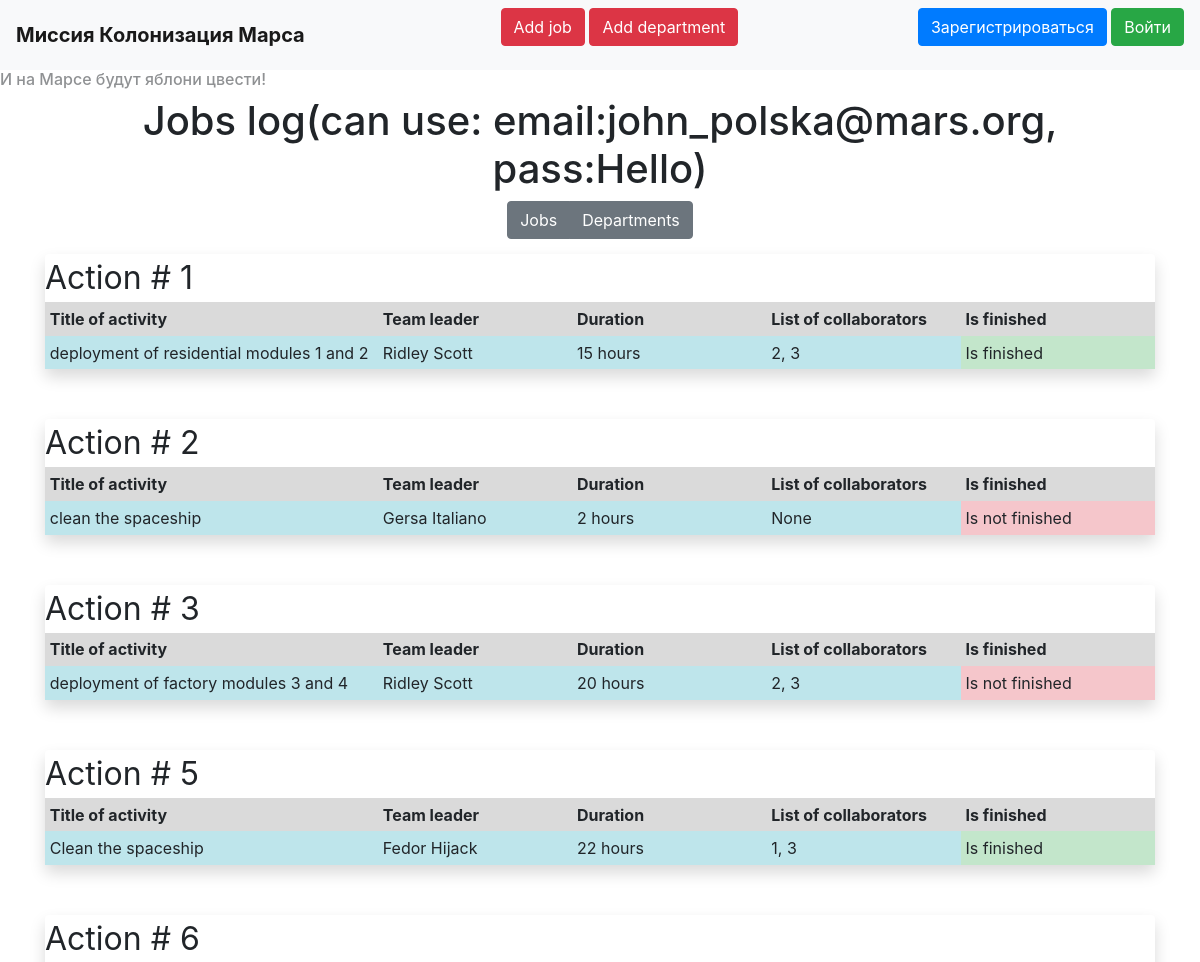
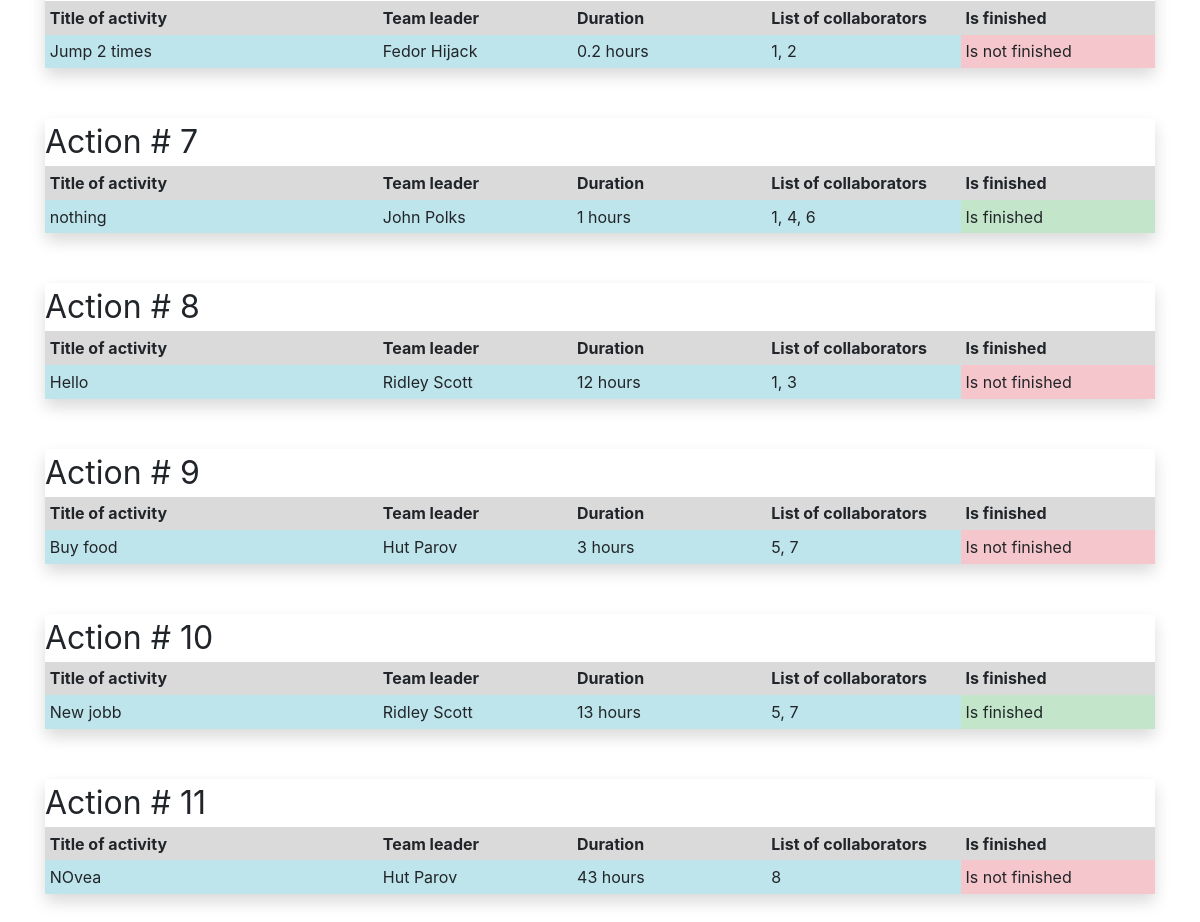
The page /base on the database its author committed (2 pictures, top to bottom).
### __all_models.py (models this page shows, shortened)
class Jobs(SqlAlchemyBase):
    __tablename__ = 'jobs'
    id = sqlalchemy.Column(sqlalchemy.Integer, primary_key=True, autoincrement=True)
    team_leader = sqlalchemy.Column(sqlalchemy.Integer, sqlalchemy.ForeignKey('users.id'))
    job = sqlalchemy.Column(sqlalchemy.String)
    work_size = sqlalchemy.Column(sqlalchemy.Integer)
    collaborators = sqlalchemy.Column(sqlalchemy.String)
    start_date = sqlalchemy.Column(sqlalchemy.DateTime, default=datetime.datetime.now())
    end_date = sqlalchemy.Column(sqlalchemy.DateTime)
    is_finished = sqlalchemy.Column(sqlalchemy.Boolean)
    creator_id = sqlalchemy.Column(sqlalchemy.Integer)
    users = orm.relation('User')
    tm_leader = orm.relationship('User', foreign_keys='Jobs.team_leader')

class User(SqlAlchemyBase, UserMixin):
    __tablename__ = 'users'
    id = sqlalchemy.Column(sqlalchemy.Integer, primary_key=True, autoincrement=True)
    surname = sqlalchemy.Column(sqlalchemy.String)
    name = sqlalchemy.Column(sqlalchemy.String)
    age = sqlalchemy.Column(sqlalchemy.Integer)
    position = sqlalchemy.Column(sqlalchemy.String)
    speciality = sqlalchemy.Column(sqlalchemy.String)
    address = sqlalchemy.Column(sqlalchemy.String)
    email = sqlalchemy.Column(sqlalchemy.String, unique=True)
    hashed_password = sqlalchemy.Column(sqlalchemy.String)
    modified_date = sqlalchemy.Column(sqlalchemy.DateTime)
    username = sqlalchemy.Column(sqlalchemy.String, unique=True)

### main.py (the view)
@app.route('/base')
def base():
    sesion = db_session.create_session()
    if request.args.get('type', 'job') == 'dep':
        print()
        deprts = {'deps': []}
        for dep in sesion.query(Departments):
            dep_json = {'dep': {}}
            dep_json['dep']['user'] = dep.chief_m
            dep_json['dep']['dep'] = dep
            if current_user.is_authenticated and current_user.id == dep.chief_m.id:
                dep_json['dep']['btns'] = True
            deprts['deps'].append(dep_json)
        return render_template('jobs.html', type='dep', deprts=deprts, ad_tit='Departments')
    else:
        jobs = {'jobs': []}
        for job in sesion.query(Jobs):
            job_json = {'job': {}}
            job_json['job']['user'] = job.tm_leader
            job_json['job']['job'] = job
            if current_user.is_authenticated and (
                    current_user.id == job.tm_leader.id or current_user.id == job.creator_id):
                job_json['job']['btns'] = True
            jobs['jobs'].append(job_json)
        return render_template('jobs.html', jobs=jobs, type='job', ad_tit='Jobs')

### db_session.py (called while the page is built)
def create_session() -> Session:
    global __factory
    return __factory()

### templates/jobs.html (shortened to what this page needs)
{% extends "base.html" %}
{% block content %}
<div align="center" style="padding-bottom: 15px;" >
    <h1>{{ad_tit}} log(can use: email:john_polska@mars.org, pass:Hello)</h1>
    <div class="btn-group" role="group" aria-label="Basic example">
        <a href="/joblist" class="btn btn-secondary">Jobs</a>
        <a href="/deplist" class="btn btn-secondary">Departments</a>
    </div>
</div>
{% if type=='job' %}
{% for job in jobs['jobs'] %}
    <div class="col-md6 shadow rounded">
        <font size="6">Action # {{job['job']['job'].id}}</font>
        <table class="table table-sm table-borderless">
            <thead>
                <tr class="table-active">
                    <th scope="col" width="30%">Title of activity</th>
                    <th scope="col">Team leader</th>
                    <th scope="col">Duration</th>
                    <th scope="col">List of collaborators</th>
                    <th scope="col">Is finished</th>
                </tr>
            </thead>
            <tbody>
                <tr>
                    <td class="table-info">{{job['job']['job'].job}}</td>
                    <td class="table-info">{{job['job']['user'].name}} {{job['job']['user'].surname}}</td>
                    <td class="table-info">{{job['job']['job'].work_size}} hours</td>
                    <td class="table-info">{{job['job']['job'].collaborators}}</td>
                    {% if job['job']['job'].is_finished == False %}
                    <td class="table-danger">Is not finished</td>
                    {% else %}
                    <td class="table-success">Is finished</td>
                    {% endif %}
                </tr>
            </tbody>
        </table>
    </div>
{% endfor %}
{% endif %}
{% endblock %}

### templates/base.html (shortened to what this page needs)
<!doctype html>
<html lang="en">
<head>
    <link rel="stylesheet"
          href="https://stackpath.bootstrapcdn.com/bootstrap/4.4.1/css/bootstrap.min.css"
>
    <link rel="stylesheet" href="{{ url_for('static', filename='css/style.css') }}">
</head>
<body>
<header>
    <nav class="navbar navbar-light bg-light">
        <a class="navbar-brand" href="/"><b>Миссия Колонизация Марса</b></a>
        {% if request.path != '/addjob'%}
        <p>
        <a class="btn btn-danger" href="/addjob">Add job</a>
        <a class="btn btn-danger" href="/adddepartment">Add department</a>
        </p>
        {% endif %}
        {% if current_user.is_authenticated %}
            <a class="navbar-brand" href="/logout">{{ current_user.name }} {{ current_user.surname }}</a>
        {% else %}
            <p>
            <a class="btn btn-primary " href="/register">Зарегистрироваться</a>
            <a class="btn btn-success" href="/login">Войти</a>
            </p>
        {% endif %}
    </nav>
</header>
 <h6 style="opacity: 0.5">И на Марсе будут яблони цвести!</h6>
<main role="main" class="container">
    {% block content %}{% endblock %}
</main>
</body>
</html>

### static/css/style.css (style rules this page uses)
.table { text-align:left; table-layout: fixed; margin-bottom: 50px; }

### rows shown on the page
Jobs: job.job.id "1", job.job.job "deployment of residential modules 1 and 2", job.job.work_size "15", job.job.collaborators "2, 3"
User: job.user.name "Ridley" "Ridley" "Ridley" "Ridley", job.user.surname "Scott" "Scott" "Scott" "Scott"
Jobs: job.job.id "2", job.job.job "clean the spaceship", job.job.work_size "2", job.job.collaborators "None"
User: job.user.name "Gersa", job.user.surname "Italiano"
Jobs: job.job.id "3", job.job.job "deployment of factory modules 3 and 4", job.job.work_size "20", job.job.collaborators "2, 3"
Jobs: job.job.id "5", job.job.job "Clean the spaceship", job.job.work_size "22", job.job.collaborators "1, 3"
User: job.user.name "Fedor" "Fedor", job.user.surname "Hijack" "Hijack"
Jobs: job.job.id "6", job.job.job "Jump 2 times", job.job.work_size "0.2", job.job.collaborators "1, 2"
Jobs: job.job.id "7", job.job.job "nothing", job.job.work_size "1", job.job.collaborators "1, 4, 6"
User: job.user.name "John", job.user.surname "Polks"
Jobs: job.job.id "8", job.job.job "Hello", job.job.work_size "12", job.job.collaborators "1, 3"
Jobs: job.job.id "9", job.job.job "Buy food", job.job.work_size "3", job.job.collaborators "5, 7"
User: job.user.name "Hut" "Hut", job.user.surname "Parov" "Parov"
Jobs: job.job.id "10", job.job.job "New jobb", job.job.work_size "13", job.job.collaborators "5, 7"
Jobs: job.job.id "11", job.job.job "NOvea", job.job.work_size "43", job.job.collaborators "8"

### other values the page prints
{{ ad_tit }} "Jobs"
